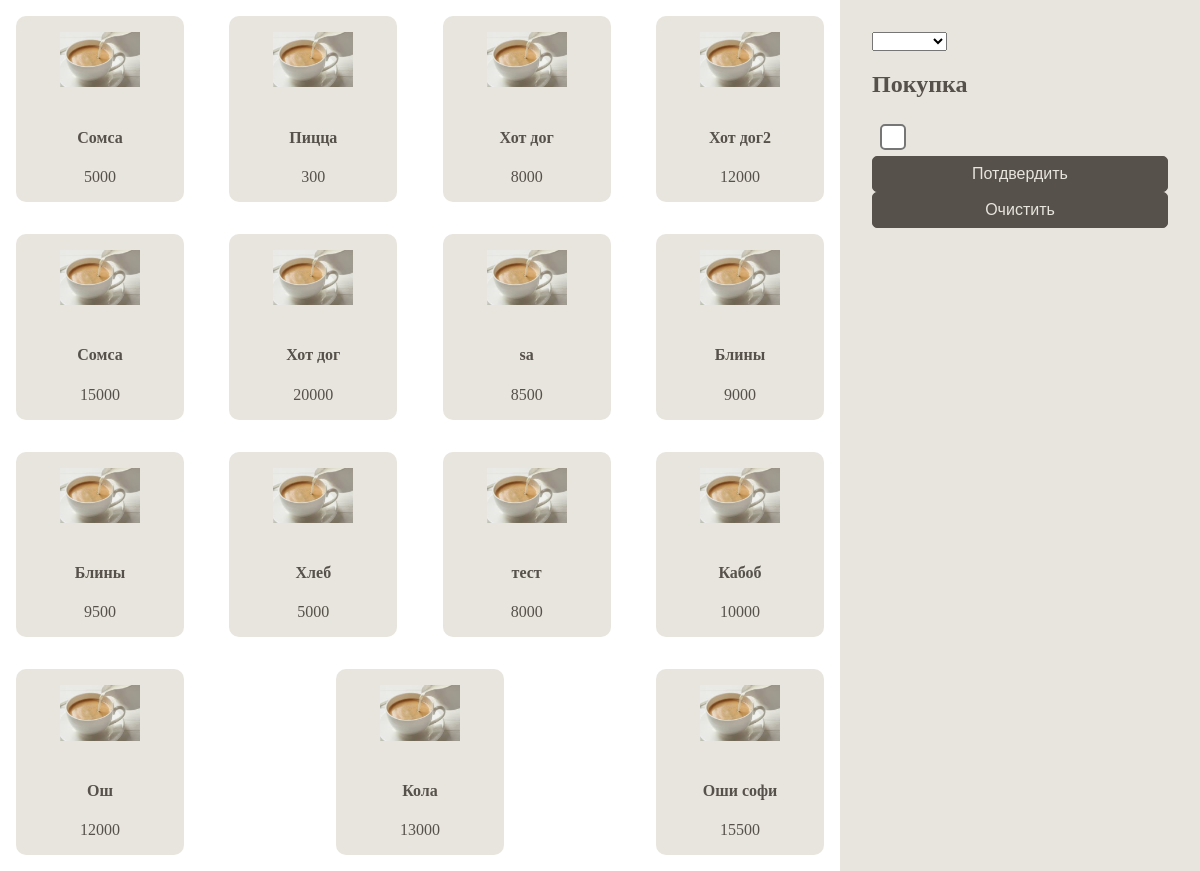
Screenshot of /pos/index.php with the database file from the repository.
### tables this page shows
CREATE TABLE `productnames` (
  `id` int NOT NULL,
  `productname` varchar(350) NOT NULL,
  `location` varchar(355) NOT NULL,
  `sell_price` int NOT NULL
);

### cndata/PDO.class.php (called while the page is built, shortened)
<?php
class DB
{
	private $Host;
	private $DBPort;
	private $DBName;
	private $DBUser;
	private $DBPassword;
	private $pdo;
	private $sQuery;
	public function __construct($Host, $DBPort, $DBName, $DBUser, $DBPassword)
	{
		$this->Host       = $Host;
		$this->DBPort     = $DBPort;
		$this->DBName     = $DBName;
		$this->DBUser     = $DBUser;
		$this->DBPassword = $DBPassword;
	}
	private function Connect()
	{
		try {
			$dsn = 'mysql:';
			$dsn .= 'host=' . $this->Host . ';';
			$dsn .= 'port=' . $this->DBPort . ';';
			if (!empty($this->DBName)) {
				$dsn .= 'dbname=' . $this->DBName . ';';
			}
			$dsn .= 'charset=utf8;';
			$this->pdo = new PDO($dsn,
				$this->DBUser,
				$this->DBPassword,
				array(
					PDO::MYSQL_ATTR_INIT_COMMAND => "SET NAMES utf8",
					PDO::ATTR_EMULATE_PREPARES => false,
					PDO::ATTR_ERRMODE => PDO::ERRMODE_EXCEPTION,
					PDO::MYSQL_ATTR_USE_BUFFERED_QUERY => true,
                    PDO::MYSQL_ATTR_FOUND_ROWS => true
				)
			);
			$this->connectionStatus = true;
		}
		catch (PDOException $e) {
			$this->ExceptionLog($e, '', 'Connect');
		}
	}
	private function Init($query, $parameters = null, $driverOptions = array())
	{
		try {
			$this->parameters = $parameters;
			$this->sQuery     = $this->pdo->prepare($this->BuildParams($query, $this->parameters), $driverOptions);
			if (!isset($driverOptions[PDO::ATTR_CURSOR])) {
                $this->sQuery->execute();
            }
		}
		catch (PDOException $e) {
			$this->ExceptionLog($e, $this->BuildParams($query), 'Init', array('query' => $query, 'parameters' => $parameters));
		}
	}
	private function BuildParams($query, $params = null)
	{
		return $query;
	}
	public function query($query, $params = null, $fetchMode = PDO::FETCH_ASSOC)
	{
		$query        = trim($query);
		$rawStatement = preg_split("/( |\r|\n)/", $query);
		$this->Init($query, $params);
		$statement = strtolower($rawStatement[0]);
		if ($statement === 'select' || $statement === 'show' || $statement === 'call' || $statement === 'describe') {
			return $this->sQuery->fetchAll($fetchMode);
		} elseif ($statement === 'insert' || $statement === 'update' || $statement === 'delete') {
			return $this->sQuery->rowCount();
		} else {
			return NULL;
		}
	}
}

### cndata/cnct.php (called while the page is built, shortened)
<?php
require("PDO.class.php");
$DB = new Db(DBHost, DBPort, DBName, DBUser, DBPassword);
?>

### pos/index.php (the view, shortened to what this page needs)
<?php
require ('../development_mode_control.php') ;
if (isset($_POST['smena'])){
    $smena = $_GET['smena'];
}else{
    $smena = 0;
}
?>
<!DOCTYPE html>
<html>
  <head>
    <link rel="stylesheet" href="./style.css">
  </head>
  <body>
    <section class="products">
        <?php
      $result = $DB->query("SELECT * FROM `productnames`");
        foreach ( $result as $key => $product ) { ?>
          <div class="product" data-index="<?php echo $product['id']; ?>" data-name="<?php echo $product['productname']; ?>" data-value="<?php echo $product['sell_price']; ?>" data-qty="0">
            <img src="../<?php echo $product['location']; ?>" alt="<?php echo $product['productname']; ?>">
            <h4 class="product-name"><?php echo $product['productname']; ?></h4>
            <p class="product-value"><?php echo $product['sell_price']; ?></p>
          </div>
        <?php
        }
      ?>
    </section>
    <section class="bill">
        <form method="POST" action="./bill.php">
            <select name="smena">
                <option value="" <?php echo $smena == 0 ? "selected" : ""; ?>></option>
                <option value="1" <?php echo $smena == 1 ? "selected" : ""; ?>>Смена 1</option>
            </select>
          <div class="bill-products">
            <h2>Покупка</h2>
          </div>
          <div class="bill-client">
                <div>
                    <input type="checkbox" id="vehicle1" name="payment" value="card" style="zoom: 2;">
                    <label for="vehicle1"> I have a bike</label><br>
                </div>
              <div>
                <input type="submit" value="Потдвердить">
              </div>
                <div>
                    <button type="reset"  onclick="window.location.reload()" class="btnnew">Очистить</button>
                </div>
          </div>
        </form>
    </section>
  </body>
</html>

### pos/style.css (style rules this page uses)
body { color: #56514B; font-size: 16px; margin: 0; padding: 0; display: flex; flex-direction: row; min-height: 100vh; }
section.products { flex: 0 0 70%; display: flex; flex-direction: row; flex-wrap: wrap; justify-content: space-between; }
section.products > div { background-color: #E7E5DD; border-radius: 10px; box-sizing: border-box; padding: 1rem; position: relative; margin: 1rem; flex: 0 0 20%; text-align: center; cursor: pointer; }
section.products > div:after { content: ''; display: block; position: absolute; width: 100%; height: 100%; top: 0; left: 0; }
section.products > div > img { max-height: 5rem; max-width: 5rem; margin-bottom: 1rem; }
section.products > div > p { margin: 0; padding: 0; }
section.bill { background-color: #E7E5DD; box-sizing: border-box; flex: 0 0 30%; padding: 2rem; }
section.bill form > div { margin-bottom: 0.5rem; }
.btnnew { display: block; background: #56514B; border: 1px solid #56514B; border-radius: 5px; box-sizing: border-box; color: #E7E5DD; font-size: 1rem; padding: 0.5rem 1.5rem; transition: 0.3s ease-in-out; width: 100%; }
section.bill form input[type="submit"] { display: block; background: #56514B; border: 1px solid #56514B; border-radius: 5px; box-sizing: border-box; color: #E7E5DD; font-size: 1rem; padding: 0.5rem 1.5rem; transition: 0.3s ease-in-out; width: 100%; }

### rows the page displays
productnames: location (picture), productname "Сомса", sell_price "5000"
productnames: location (picture), productname "Пицца", sell_price "300"
productnames: location (picture), productname "Хот дог", sell_price "8000"
productnames: location (picture), productname "Хот дог2", sell_price "12000"
productnames: location (picture), productname "Сомса", sell_price "15000"
productnames: location (picture), productname "Хот дог", sell_price "20000"
productnames: location (picture), productname "sa", sell_price "8500"
productnames: location (picture), productname "Блины", sell_price "9000"
productnames: location (picture), productname "Блины", sell_price "9500"
productnames: location (picture), productname "Хлеб", sell_price "5000"
productnames: location (picture), productname "тест", sell_price "8000"
productnames: location (picture), productname "Кабоб", sell_price "10000"
productnames: location (picture), productname "Ош", sell_price "12000"
productnames: location (picture), productname "Кола", sell_price "13000"
productnames: location (picture), productname "Оши софи", sell_price "15500"
